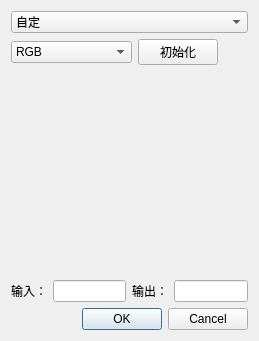
<?xml version="1.0" encoding="UTF-8"?>
<ui version="4.0">
 <class>setPicClrTool</class>
 <widget class="QWidget" name="setPicClrTool">
  <property name="geometry">
   <rect>
    <x>0</x>
    <y>0</y>
    <width>259</width>
    <height>341</height>
   </rect>
  </property>
  <property name="windowTitle">
   <string>自定义色调曲线</string>
  </property>
  <layout class="QVBoxLayout" name="verticalLayout" stretch="0,0,1,0,0">
   <item>
    <layout class="QHBoxLayout" name="horizontalLayout_3">
     <item>
      <widget class="QComboBox" name="comboBox">
       <item>
        <property name="text">
         <string>自定</string>
        </property>
       </item>
       <item>
        <property name="text">
         <string>负片（RGB）</string>
        </property>
       </item>
       <item>
        <property name="text">
         <string>彩色负片（RGB）</string>
        </property>
       </item>
       <item>
        <property name="text">
         <string>较暗（RGB）</string>
        </property>
       </item>
       <item>
        <property name="text">
         <string>较亮（RGB）</string>
        </property>
       </item>
      </widget>
     </item>
    </layout>
   </item>
   <item>
    <layout class="QHBoxLayout" name="horizontalLayout_2" stretch="4,2,1">
     <item>
      <widget class="QComboBox" name="colorSetCmb">
       <property name="mouseTracking">
        <bool>false</bool>
       </property>
       <item>
        <property name="text">
         <string>RGB</string>
        </property>
       </item>
       <item>
        <property name="text">
         <string>灰</string>
        </property>
       </item>
       <item>
        <property name="text">
         <string>红</string>
        </property>
       </item>
       <item>
        <property name="text">
         <string>蓝</string>
        </property>
       </item>
       <item>
        <property name="text">
         <string>绿</string>
        </property>
       </item>
      </widget>
     </item>
     <item>
      <widget class="QPushButton" name="pushButton">
       <property name="text">
        <string>初始化</string>
       </property>
      </widget>
     </item>
     <item>
      <spacer name="horizontalSpacer_2">
       <property name="orientation">
        <enum>Qt::Horizontal</enum>
       </property>
       <property name="sizeHint" stdset="0">
        <size>
         <width>40</width>
         <height>20</height>
        </size>
       </property>
      </spacer>
     </item>
    </layout>
   </item>
   <item>
    <widget class="Widget" name="widget" native="true">
     <property name="mouseTracking">
      <bool>true</bool>
     </property>
     <property name="focusPolicy">
      <enum>Qt::StrongFocus</enum>
     </property>
    </widget>
   </item>
   <item>
    <layout class="QHBoxLayout" name="horizontalLayout">
     <item>
      <widget class="QLabel" name="label">
       <property name="text">
        <string>输入：</string>
       </property>
      </widget>
     </item>
     <item>
      <widget class="QLineEdit" name="inputEdt">
       <property name="enabled">
        <bool>true</bool>
       </property>
      </widget>
     </item>
     <item>
      <widget class="QLabel" name="label_2">
       <property name="text">
        <string>输出：</string>
       </property>
      </widget>
     </item>
     <item>
      <widget class="QLineEdit" name="outputEdt">
       <property name="enabled">
        <bool>true</bool>
       </property>
      </widget>
     </item>
    </layout>
   </item>
   <item>
    <widget class="QDialogButtonBox" name="buttonBox">
     <property name="standardButtons">
      <set>QDialogButtonBox::Cancel|QDialogButtonBox::Ok</set>
     </property>
    </widget>
   </item>
  </layout>
 </widget>
 <customwidgets>
  <customwidget>
   <class>Widget</class>
   <extends>QWidget</extends>
   <header location="global">widget.h</header>
   <container>1</container>
  </customwidget>
 </customwidgets>
 <resources/>
 <connections/>
</ui>
